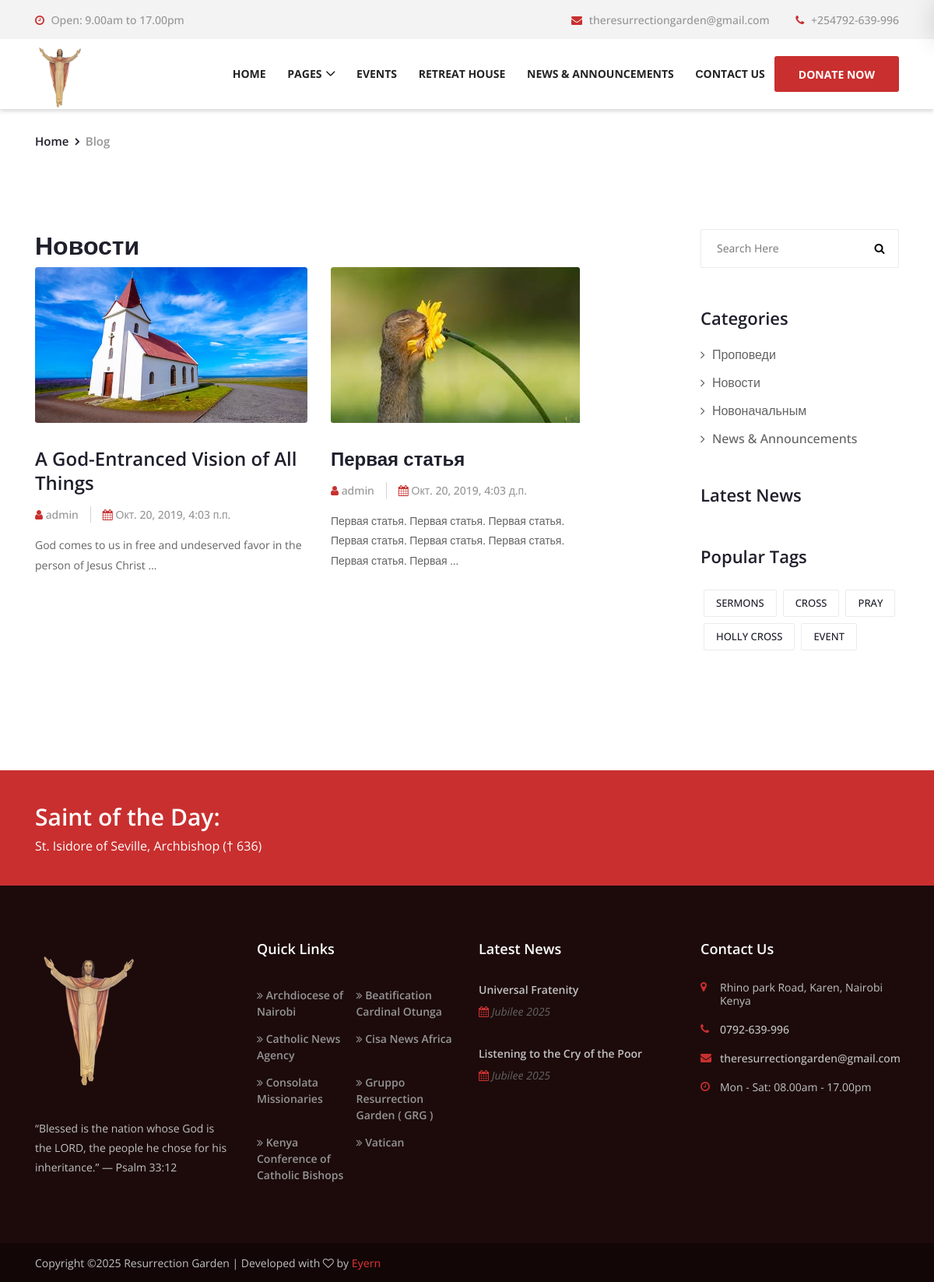
/blog/novosti, run on the app's committed database.
### blog/models.py (models this page shows, shortened)
class Category(models.Model):
    title = models.CharField(max_length=255, unique=True)
    slug = models.SlugField(max_length=255, unique=True)
    description = models.TextField(null=True, blank=True)
    class Meta:
        ordering = ('-title',)

class Post(models.Model):
    STATUS_CHOICES = (
        ('draft', 'in draft'),
        ('published', 'published'),
    )
    title = models.CharField(max_length=455, db_index=True)
    slug = models.SlugField(max_length=455, unique_for_date='publish')
    img = models.ImageField(upload_to='post_images', null=True, blank=True)
    body = models.TextField(db_index=True)
    publish = models.DateTimeField(default=timezone.now)
    created = models.DateTimeField(auto_now_add=True)
    updated = models.DateTimeField(auto_now=True)
    status = models.CharField(max_length=20, choices=STATUS_CHOICES, default='draft')
    author = models.ForeignKey(User, on_delete=models.PROTECT, related_name='blog_posts')
    tag = TaggableManager(blank=True)
    category = models.ForeignKey(Category, on_delete=models.PROTECT, related_name='posts', blank=True, null=True)
    objects = models.Manager()
    published = PublishedManager()
    class Meta:
        ordering = ('-publish',)
    def get_absolute_url(self):
        return reverse('blog:post_detail', args=[self.publish.year,
                                                 self.publish.month, self.publish.day, self.slug])

### blog/views.py (the view)
# urls.py: path('<slug:category>', views.CategoryDetailView.as_view(), name='category'),
class CategoryDetailView(DetailView):
    model = Category
    template_name = 'blog/category.html'
    slug_url_kwarg = 'category'
    paginate_by = 4
    def get_context_data(self, **kwargs):
        context = super().get_context_data(**kwargs)
        context['post_list'] = context['category'].posts.all()
        categories = [cat for cat in Category.objects.all() if cat.posts.exists()]
        context['categories'] = categories
        return context

### templates/blog/category.html (shortened to what this page needs)
{% extends 'layout/base.html' %}
{% load static %}
{% block content %}
<div class="breadcrumb-area">
    <div class="container">
        <div class="row">
            <div class="col-12">
                <nav aria-label="breadcrumb">
                    <ol class="breadcrumb">
                        <li class="breadcrumb-item"><a href="#">Home</a></li>
                        <li class="breadcrumb-item active" aria-current="page">Blog</li>
                    </ol>
                </nav>
            </div>
        </div>
    </div>
</div>
<div class="blog-area section-padding-100">
    <div class="container">
        <div class="row justify-content-between">
            <div class="col-12 col-lg-8">
                <h2>{{ category.title }}</h2>
                <div class="row">
                    {% for post in post_list %}
                        <div class="col-12 col-md-6">
                            <div class="single-blog-post mb-50">
                                <div class="post-thumbnail">
                                    <a href="{{ post.get_absolute_url }}"><img src="{{ post.img.url }}" alt=""></a>
                                </div>
                                <div class="post-content">
                                    <a href="{{ post.get_absolute_url }}" class="post-title">
                                        <h4>{{ post.title }}</h4>
                                    </a>
                                    <div class="post-meta d-flex">
                                        <a href="#"><i class="fa fa-user" aria-hidden="true"></i> {{ post.author }}</a>
                                        <a href="#"><i class="fa fa-calendar" aria-hidden="true"></i> {{ post.publish }}</a>
                                    </div>
                                    <p class="post-excerpt">{{ post.body|truncatewords:15|linebreaks }}</p>
                                </div>
                            </div>
                        </div>
                    {% endfor %}
                </div>
            </div>
            {% include 'blog/blog_sidebar.html' %}
        </div>
    </div>
</div>
{% endblock %}

### templates/layout/base.html (shortened to what this page needs)
{% load static %}
<!DOCTYPE html>
<html lang="en">
<head>
    <link rel="stylesheet" href="{% static 'style.css' %}">
</head>
<body>
    {% include 'layout/header.html' %}
    {% block content %}
    {% endblock %}
    {% include 'layout/footer.html' %}
</body>
</html>

### templates/layout/header.html (shortened to what this page needs)
    <header class="header-area">
        <div class="top-header">
            <div class="container">
                <div class="row">
                    <div class="col-12">
                        <div class="top-header-content d-flex flex-wrap align-items-center justify-content-between">
                            <div class="top-header-meta d-flex flex-wrap">
                                <a href="#" class="open" data-toggle="tooltip" data-placement="bottom" title="10 Am to 6 PM"><i class="fa fa-clock-o" aria-hidden="true"></i> <span>Оpen: 9.00am to 17.00pm</span></a>
                            </div>
                            <div class="top-header-meta">
                                <a href="mailto:theresurrectiongarden@gmail.com" class="email-address"><i class="fa fa-envelope" aria-hidden="true"></i> <span>theresurrectiongarden@gmail.com</span></a>
                                <a href="tel+254792639996" class="phone"><i class="fa fa-phone" aria-hidden="true"></i> <span>+254792-639-996</span></a>
                            </div>
                        </div>
                    </div>
                </div>
            </div>
        </div>
        <div class="crose-main-menu">
            <div class="classy-nav-container breakpoint-off">
                <div class="container">
                    <nav class="classy-navbar justify-content-between" id="croseNav">
                        <a href="{% url 'home' %}" class="nav-brand header-logo"><img src="/static/img/core-img/emblem.png" alt=""></a>
                        <div class="classy-menu">
                            <div class="classynav">
                                <ul>
                                    <li><a href="{% url 'home' %}">Home</a></li>
                                    <li><a href="#">Pages</a>
                                    </li>
                                    <li><a href="#">Events</a></li>
                                    <li><a href="{% url 'contact' %}">Retreat House</a></li>
                                    <li><a href="#news">News & Announcements</a></li>
                                    <li><a href="{% url 'contact' %}">Сontact Us</a></li>
                                </ul>
                                <a href="{% url 'donate' %}" class="btn crose-btn header-btn">Donate Now</a>
                            </div>
                        </div>
                    </nav>
                </div>
            </div>
        </div>
    </header>

### templates/blog/blog_sidebar.html (shortened to what this page needs)
<div class="col-12 col-lg-3">
    <div class="post-sidebar-area">
        <div class="single-widget-area">
            <div class="search-form">
                <form action="#" method="get">
                    <input type="search" name="search" placeholder="Search Here">
                    <button type="submit"><i class="fa fa-search" aria-hidden="true"></i></button>
                </form>
            </div>
        </div>
        <div class="single-widget-area">
            <div class="widget-title">
                <h6>Categories</h6>
            </div>
            <ol class="crose-catagories">
                {% for category in categories %}
                    <li><a href="{% url 'blog:category' category.slug %}"><i class="fa fa-angle-right" aria-hidden="true"></i> {{ category.title }}</a></li>
                {% endfor %}
            </ol>
        </div>
        <div class="single-widget-area">
            <div class="widget-title">
                <h6>Latest News</h6>
            </div>
        </div>
        <div class="single-widget-area">
            <div class="widget-title">
                <h6>popular tags</h6>
            </div>
            <ol class="popular-tags d-flex flex-wrap">
                <li><a href="#">Sermons</a></li>
                <li><a href="#">Cross</a></li>
                <li><a href="#">Pray</a></li>
                <li><a href="#">Holly Cross</a></li>
                <li><a href="#">Event</a></li>
            </ol>
        </div>
    </div>
</div>

### templates/layout/footer.html (shortened to what this page needs)
<section class="subscribe-area">
    <div class="container">
        <div class="row align-items-center">
            <div class="col-12 col-lg-6">
                <div class="subscribe-text">
                    <h3>Saint of the Day: </h3>
                    <h6>St. Isidore of Seville, Archbishop († 636)</h6>
                </div>
            </div>
            <div class="col-12 col-lg-6">
            </div>
        </div>
    </div>
</section>
<footer class="footer-area">
    <div class="main-footer-area">
        <div class="container">
            <div class="row">
                <div class="col-12 col-sm-6 col-lg-3">
                    <div class="single-footer-widget mb-70">
                        <a href="#" class="footer-logo"><img src="/static/img/core-img/logo2.png" alt=""></a>
                        <p>“Blessed is the nation whose God is the LORD, the people he chose for his inheritance.” — Psalm 33:12</p>
                    </div>
                </div>
                <div class="col-12 col-sm-6 col-lg-3">
                    <div class="single-footer-widget mb-70">
                        <h5 class="widget-title">Quick Links</h5>
                        <nav class="footer-menu">
                            <ul>
                                <li><a href="https://archdioceseofnairobi.org"><i class="fa fa-angle-double-right" aria-hidden="true"></i> Archdiocese of Nairobi</a></li>
                                <li><a href="https://www.cardinalotunga.org"><i class="fa fa-angle-double-right" aria-hidden="true"></i> Beatification Cardinal Otunga</a></li>
                                <li><a href="http://www.catholicnewsagency.com"><i class="fa fa-angle-double-right" aria-hidden="true"></i> Catholic News Agency</a></li>
                                <li><a href="http://cisanewsafrica.com"><i class="fa fa-angle-double-right" aria-hidden="true"></i> Cisa News Africa</a></li>
                                <li><a href="https://www.consolata.org/index.php?lang=it"><i class="fa fa-angle-double-right" aria-hidden="true"></i> Consolata Missionaries</a></li>
                                <li><a href="http://www.grgonlus.org"><i class="fa fa-angle-double-right" aria-hidden="true"></i> Gruppo Resurrection Garden ( GRG )</a></li>
                                <li><a href="https://kccb.or.ke"><i class="fa fa-angle-double-right" aria-hidden="true"></i> Kenya Conference of Catholic Bishops</a></li>
                                <li><a href="https://www.vatican.va/content/vatican/it.html"><i class="fa fa-angle-double-right" aria-hidden="true"></i> Vatican</a></li>
                            </ul>
                        </nav>
                    </div>
                </div>
                <div class="col-12 col-sm-6 col-lg-3">
                    <div class="single-footer-widget mb-70">
                        <h5 class="widget-title">Latest News</h5>
                        <div class="single-latest-news">
                            <a href="#">Universal Fratenity</a>
                            <p><i class="fa fa-calendar" aria-hidden="true"></i> Jubilee 2025</p>
                        </div>
                        <div class="single-latest-news">
                            <a href="#">Listening to the Cry of the Poor</a>
                            <p><i class="fa fa-calendar" aria-hidden="true"></i> Jubilee 2025</p>
                        </div>
                    </div>
                </div>
                <div class="col-12 col-sm-6 col-lg-3">
                    <div class="single-footer-widget mb-70">
                        <h5 class="widget-title">Contact Us</h5>
                        <div class="contact-information">
                            <p><i class="fa fa-map-marker" aria-hidden="true"></i>Rhino park Road, Karen, Nairobi Kenya</p>
                            <a href="callto:001-1234-88888"><i class="fa fa-phone" aria-hidden="true"></i>0792-639-996</a>
                            <a href="mailto:theresurrectiongarden@gmail.com"><i class="fa fa-envelope" aria-hidden="true"></i>theresurrectiongarden@gmail.com</a>
                            <p><i class="fa fa-clock-o" aria-hidden="true"></i> Mon - Sat: 08.00am - 17.00pm</p>
                        </div>
                    </div>
                </div>
            </div>
        </div>
    </div>
    <div class="copywrite-area">
        <div class="container h-100">
            <div class="row h-100 align-items-center flex-wrap">
                <div class="col-12 col-md-6">
                    <div class="copywrite-text">
                        <p>
Copyright &copy;<script>document.write(new Date().getFullYear());</script> Resurrection Garden | Developed with <i class="fa fa-heart-o" aria-hidden="true"></i> by <a href="https://eyern.dev" target="_blank">Eyern</a>
</p>
                    </div>
                </div>
            </div>
        </div>
    </div>
</footer>

### static/css/classy-nav.css (style rules this page uses)
* { margin: 0; padding: 0; }
body { font-family: "Roboto", sans-serif; }
ul, ol { margin: 0; }
ul li, ol li { list-style: none; }
img { height: auto; max-width: 100%; }
.classy-nav-container { position: relative; z-index: 100; background-color: #ffffff; }
.classy-nav-container * { box-sizing: border-box; }
.classy-nav-container a { -webkit-transition-duration: 500ms; transition-duration: 500ms; text-decoration: none; outline: none; font-size: 14px; font-weight: 400; color: #232323; display: inline-block; }
.justify-content-between { -webkit-box-pack: justify; -ms-flex-pack: justify; justify-content: space-between; }
.classy-navbar { width: 100%; height: 70px; padding: 0.5em 2em; display: -webkit-box; display: -ms-flexbox; display: flex; -webkit-box-align: center; -ms-flex-align: center; -ms-grid-row-align: center; align-items: center; }
.classy-navbar .nav-brand { font-size: 26px; font-weight: 500; color: #565656; display: inline-block; margin-right: 30px; }
.classynav ul li { display: inline-block; clear: both; position: inherit; z-index: 10; }
.classynav ul li.cn-dropdown-item { position: relative; z-index: 10; }
.classynav ul li a { padding: 0 12px; display: block; height: 35px; font-size: 14px; line-height: 34px; }
.classynav ul li.megamenu-item > a:after, .classynav ul li.has-down > a:after { font-family: 'classyfonts'; content: "\e900"; font-size: 12px; color: #000000; padding-left: 5px; -webkit-transition-duration: 500ms; transition-duration: 500ms; }
.breakpoint-off .classynav { display: -webkit-box; display: -ms-flexbox; display: flex; -webkit-box-align: center; -ms-flex-align: center; -ms-grid-row-align: center; align-items: center; }

### data on the page
Category: title "Новости"
Post: img (picture), title "A God-Entranced Vision of All Things", author "admin", publish "Окт. 20, 2019, 4:03 п.п.", body "God comes to us in free and undeserved favor in the person of Jesus Christ …"
Post: img (picture), title "Первая статья", author "admin", publish "Окт. 20, 2019, 4:03 д.п.", body "Первая статья. Первая статья. Первая статья. Первая статья. Первая статья. Первая статья. Первая статья. Первая …"
Category: title "Проповеди"
Category: title "Новоначальным"
Category: title "News & Announcements"
